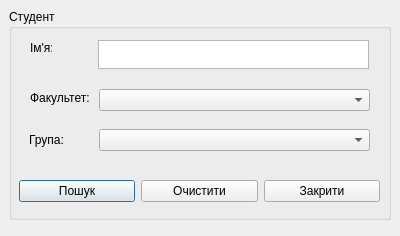
<?xml version="1.0" encoding="UTF-8"?>
<ui version="4.0">
 <class>findStudentDialog</class>
 <widget class="QDialog" name="findStudentDialog">
  <property name="geometry">
   <rect>
    <x>0</x>
    <y>0</y>
    <width>400</width>
    <height>236</height>
   </rect>
  </property>
  <property name="windowTitle">
   <string>Пошук студента</string>
  </property>
  <widget class="QGroupBox" name="groupBox">
   <property name="geometry">
    <rect>
     <x>9</x>
     <y>9</y>
     <width>382</width>
     <height>211</height>
    </rect>
   </property>
   <property name="title">
    <string>Студент</string>
   </property>
   <widget class="QLabel" name="nameLabel">
    <property name="geometry">
     <rect>
      <x>21</x>
      <y>31</y>
      <width>22</width>
      <height>16</height>
     </rect>
    </property>
    <property name="text">
     <string>Ім'я:</string>
    </property>
   </widget>
   <widget class="QTextEdit" name="nameEdit">
    <property name="geometry">
     <rect>
      <x>89</x>
      <y>31</y>
      <width>271</width>
      <height>29</height>
     </rect>
    </property>
   </widget>
   <widget class="QLabel" name="facultyLabel">
    <property name="geometry">
     <rect>
      <x>21</x>
      <y>81</y>
      <width>60</width>
      <height>16</height>
     </rect>
    </property>
    <property name="text">
     <string>Факультет:</string>
    </property>
   </widget>
   <widget class="QLabel" name="groupLabel">
    <property name="geometry">
     <rect>
      <x>20</x>
      <y>120</y>
      <width>51</width>
      <height>21</height>
     </rect>
    </property>
    <property name="text">
     <string>Група:</string>
    </property>
   </widget>
   <widget class="QComboBox" name="facultyEdit">
    <property name="geometry">
     <rect>
      <x>90</x>
      <y>80</y>
      <width>271</width>
      <height>22</height>
     </rect>
    </property>
   </widget>
   <widget class="QComboBox" name="groupEdit">
    <property name="geometry">
     <rect>
      <x>90</x>
      <y>120</y>
      <width>271</width>
      <height>22</height>
     </rect>
    </property>
   </widget>
   <widget class="QWidget" name="layoutWidget">
    <property name="geometry">
     <rect>
      <x>10</x>
      <y>170</y>
      <width>361</width>
      <height>25</height>
     </rect>
    </property>
    <layout class="QHBoxLayout" name="horizontalLayout_3">
     <item>
      <widget class="QPushButton" name="findButton">
       <property name="text">
        <string>Пошук</string>
       </property>
      </widget>
     </item>
     <item>
      <widget class="QPushButton" name="prevertButton">
       <property name="text">
        <string>Очистити</string>
       </property>
      </widget>
     </item>
     <item>
      <widget class="QPushButton" name="cancelButton">
       <property name="text">
        <string>Закрити</string>
       </property>
      </widget>
     </item>
    </layout>
   </widget>
  </widget>
 </widget>
 <resources/>
 <connections/>
</ui>
